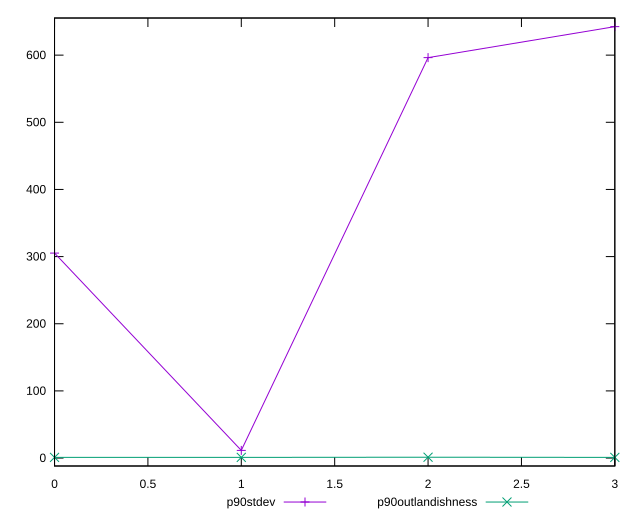

Write the gnuplot code that produced this figure.
reset

$p90Stdev <<EOF
0 305.2178084489149
1 11.397536625810108
2 596.3033204024074
3 642.4545608445642
EOF

$p90Outlandishness <<EOF
0 1.0152901282278148
1 0.9934021583734026
2 1.24809574259869
3 1
EOF

set key outside below
set xrange [0:3]
set yrange [-11.835821015350412:655.283784018288]
set trange [-11.835821015350412:655.283784018288]
set terminal svg size 640, 520 enhanced background rgb 'white'
set output "reports/report_00031_2021-02-24T23-18-18.084Z/speed-index/progression/stddev.svg"

plot $p90Stdev title "p90stdev" with linespoints, \
     $p90Outlandishness title "p90outlandishness" with linespoints

reset
